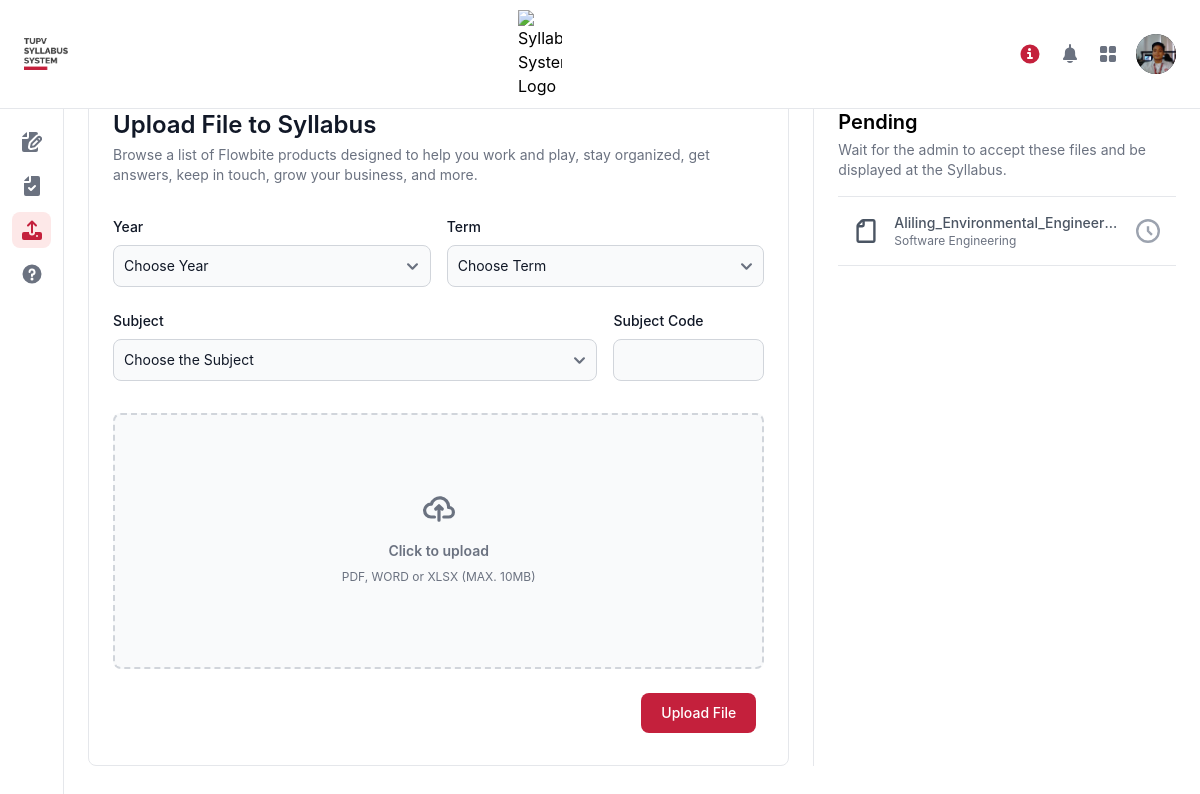
The page /user/uploadsyllabus.php (signed in) on the database its author committed.
### tables this page shows
CREATE TABLE `accounts_tbl` (
  `ID` int(11) NOT NULL,
  `user_picture` text NOT NULL,
  `userpic_fileloc` text NOT NULL,
  `tupv_id` text NOT NULL,
  `username` text NOT NULL,
  `password` text NOT NULL,
  `full_name` text NOT NULL,
  `department` text NOT NULL,
  `type` text NOT NULL
);

CREATE TABLE `syllabuschecker_tbl` (
  `ID` int(11) NOT NULL,
  `uploaderId` int(11) NOT NULL,
  `NameUpload` text NOT NULL,
  `subj` text NOT NULL,
  `subjCode` text NOT NULL,
  `term` text NOT NULL,
  `year` text NOT NULL,
  `file` text NOT NULL,
  `fileLoc` text NOT NULL,
  `dateUpload` timestamp NOT NULL DEFAULT current_timestamp() ON UPDATE current_timestamp()
);

### user/uploadsyllabus.php (the view, shortened to what this page needs)
<?php
include '../php/conn.php';
?>
<!DOCTYPE html>
<html lang="en">
<head>
    <link rel="stylesheet" href="../src/css/main.css">
</head>
<body>
<?php
$page = 'uploadsyllabus';
include "../php/user_header.php";
?>
<main class="sm:ml-[64px] sm:ml-6 p-4 lg:p-6 mt-[60px]">
    <div class="flex flex-col md:flex-row md:divide-x">
        <div class="p-0 md:pr-4 lg:pr-6 md:w-2/3 h-full">
            <form id="addUserForm" method="post" action="../php/user_insert.php" enctype="multipart/form-data" class="border rounded-lg p-4 lg:p-6">
                <div class="text-2xl mb-6 font-semibold text-left text-gray-900 bg-white dark:text-white dark:bg-gray-800">
                    Upload File to Syllabus
                    <p class="mt-1 text-sm font-normal text-gray-500 dark:text-gray-400">Browse a list of Flowbite products designed to help you work and play, stay organized, get answers, keep in touch, grow your business, and more.</p>
                </div>
                <div class="grid gap-2 md:gap-4 grid-cols-4 content-end">
                    <div class="col-span-2">
                        <label for="file_year-user" class="block my-2 text-sm font-medium text-gray-900 dark:text-white">Year</label>
                        <select id="file_year-user" name="file_year-user" class="bg-gray-50 border border-gray-300 text-gray-900 text-sm rounded-lg focus:ring-blue-500 focus:border-blue-500 block w-full p-2.5 dark:bg-gray-700 dark:border-gray-600 dark:placeholder-gray-400 dark:text-white dark:focus:ring-blue-500 dark:focus:border-blue-500" required>
                            <option selected disabled hidden value="">Choose Year</option>
                        </select>
                    </div>
                    <div class="col-span-2">
                        <label for="file_term-user" class="block my-2 text-sm font-medium text-gray-900 dark:text-white">Term</label>
                        <select id="file_term-user" name="file_term-user" class="bg-gray-50 border border-gray-300 text-gray-900 text-sm rounded-lg focus:ring-blue-500 focus:border-blue-500 block w-full p-2.5 dark:bg-gray-700 dark:border-gray-600 dark:placeholder-gray-400 dark:text-white dark:focus:ring-blue-500 dark:focus:border-blue-500" required>
                            <option selected disabled hidden value="">Choose Term</option>
                        </select>
                    </div>
                    <div class="col-span-4 sm:col-span-3">
                        <label for="file_subject-user" class="block my-2 text-sm font-medium text-gray-900 dark:text-white">Subject</label>
                        <select id="file_subject-user" name="file_subject-user" class="bg-gray-50 border border-gray-300 text-gray-900 text-sm rounded-lg focus:ring-blue-500 focus:border-blue-500 block w-full p-2.5 dark:bg-gray-700 dark:border-gray-600 dark:placeholder-gray-400 dark:text-white dark:focus:ring-blue-500 dark:focus:border-blue-500" required>
                            <option selected disabled hidden value="">Choose the Subject</option>
                        </select>
                    </div>
                    <div class="col-span-4 sm:col-span-1">
                        <label for="file_subjCode-user" class="block my-2 text-sm font-medium text-gray-900 dark:text-white">Subject Code</label>
                        <input type="text" id="file_subjCode-user" name="file_subjCode-user" readonly class="bg-gray-50 border border-gray-300 text-gray-900 text-sm rounded-lg focus:ring-blue-500 focus:border-blue-500 block w-full p-2.5 dark:bg-gray-700 dark:border-gray-600 dark:placeholder-gray-400 dark:text-white dark:focus:ring-blue-500 dark:focus:border-blue-500" required>
                    </div>
                    <div class="flex items-center justify-center mt-4 col-span-4">
                        <label for="fileupload_user" id="fileupload-container" class="flex flex-col items-center justify-center w-full h-64 border-2 border-gray-300 border-dashed rounded-lg cursor-pointer bg-gray-50 dark:hover:bg-bray-800 dark:bg-gray-700 hover:bg-gray-100 dark:border-gray-600 dark:hover:border-gray-500 dark:hover:bg-gray-600">
                            <div class="flex flex-col items-center justify-center pt-5 pb-6">
                                <p class="mb-2 text-sm text-gray-500 dark:text-gray-400"><span class="font-semibold">Click to upload</span></p>
                                <p class="text-xs text-gray-500 dark:text-gray-400">PDF, WORD or XLSX (MAX. 10MB)</p>
                            </div>
                        </label>
                    </div>
                </div>
                <div class="flex items-center justify-end p-2 border-gray-200 rounded-b dark:border-gray-600">
                    <button type="submit" value="Submit" name="insertfile" class="text-white bg-main hover:bg-red-800 focus:ring-4 focus:outline-none focus:ring-red-300 font-medium rounded-lg text-sm px-5 py-2.5 text-center dark:bg-red-600 dark:hover:bg-red-700 dark:focus:ring-blue-800">Upload File</button>
                </div>
            </form>
        </div>
        <aside class="py-6 pl-4 lg:pl-6 md:w-1/3">
            <div class="h-full">
                <div class="mb-4">
                    <h1 class="text-xl font-semibold">Pending</h1>
                    <p class="mt-1 text-sm font-normal text-gray-500 dark:text-gray-400">Wait for the admin to accept these files and be displayed at the Syllabus.</p>
                </div>
                <div>
                    <ul role="list" class="divide-y divide-gray-200 dark:divide-gray-700 border-y ">
                        <?php
                            $sql = "SELECT s.file, s.subj, s.dateUpload FROM syllabuschecker_tbl s LEFT JOIN accounts_tbl a ON s.uploaderId = a.ID WHERE a.ID = {$_SESSION['ID']} ORDER BY s.dateUpload ASC";
                            $stmt = $conn->prepare($sql);
                            $stmt->execute();
                            $subjects1 = $stmt->fetchAll(PDO::FETCH_ASSOC);
                        ?>
                        <?php
                        if (count($subjects1) == 0) {
                            ?>
                            <li class="py-3 sm:py-4 px-4 text-center text-gray-500">
                                <h1>No Pending Files.</h1>
                            </li>
                            <?php
                        } else {
                        foreach ($subjects1 as $row):
                        ?>
                        <li class="py-3 sm:py-4 px-4 hover:bg-gray-100">
                            <a href="../files/syllabusfiles/<?php echo $row['file'];?>" target="_blank">
                                <div class="flex items-center space-x-4">
                                    <div class="flex-shrink-0 ">
                                    </div>
                                    <div class="flex-1 min-w-0">
                                        <p class="text-sm font-medium text-gray-600 truncate dark:text-white">
                                            <?php echo $row['file'];?>
                                        </p>
                                        <p class="text-xs text-gray-500 truncate dark:text-gray-400">
                                            <?php echo $row['subj'];?>
                                        </p>
                                    </div>
                                    <div class="inline-flex items-center text-base font-semibold text-gray-400 dark:text-white">
                                        <svg class="w-6 h-6 dark:text-white" aria-hidden="true" xmlns="http://www.w3.org/2000/svg" fill="none" viewBox="0 0 20 20">
                                            <path stroke="currentColor" stroke-linejoin="round" stroke-width="2" d="M10 6v4l3.276 3.276M19 10a9 9 0 1 1-18 0 9 9 0 0 1 18 0Z"/>
                                        </svg>
                                    </div>
                                </div>
                            </a>
                        </li>
                        <?php endforeach; }?>
                    </ul>
                </div>
            </div>
        </aside>
    </div>
</main>
</body>
</html>

### php/user_header.php (shortened to what this page needs)
<header class="antialiased">
    <nav class="fixed top-0 z-50 w-full bg-white border-b border-gray-200 px-4 lg:px-6 py-2.5 mx-auto dark:bg-gray-800">
        <div class="flex flex-wrap justify-between items-center">
            <div class="flex justify-start items-center">
                <a href="./" class="flex">
                    <img src="../src/img/sslogo.png" class="w-11 object-cover" alt="Syllabus System Logo" />
                </a>
            </div>
            <div class="flex items-center md:order-2">
                <button data-modal-target="extralarge-modal" data-modal-toggle="extralarge-modal" class="p-2 mr-1 text-main rounded-lg hover:text-red-900 hover:bg-red-100" type="button">
                    <svg class="w-5 h-5" aria-hidden="true" xmlns="http://www.w3.org/2000/svg" fill="currentColor" viewBox="0 0 20 20">
                        <path d="M10 .5a9.5 9.5 0 1 0 9.5 9.5A9.51 9.51 0 0 0 10 .5ZM9.5 4a1.5 1.5 0 1 1 0 3 1.5 1.5 0 0 1 0-3ZM12 15H8a1 1 0 0 1 0-2h1v-3H8a1 1 0 0 1 0-2h2a1 1 0 0 1 1 1v4h1a1 1 0 0 1 0 2Z"/>
                    </svg>
                </button>
                <button id="notif_btn" type="button" data-tooltip-target="tooltip-notifications" data-tooltip-placement="bottom" data-dropdown-toggle="notification-dropdown" class="<?php if($page=='notifications'){echo 'hidden';} else {echo '';}?> relative p-2 mr-1 text-gray-500 rounded-lg hover:text-gray-900 hover:bg-gray-100 dark:text-gray-400 dark:hover:text-white dark:hover:bg-gray-700 focus:ring-4 focus:ring-gray-300 dark:focus:ring-gray-600">
                </button>
                <button type="button" data-tooltip-target="tooltip-apps" data-tooltip-placement="bottom" data-dropdown-toggle="apps-dropdown" class="p-2 text-gray-500 rounded-lg hover:text-gray-900 hover:bg-gray-100 dark:text-gray-400 dark:hover:text-white dark:hover:bg-gray-700 focus:ring-4 focus:ring-gray-300 dark:focus:ring-gray-600">
                </button>
                <?php
                    $sql = "SELECT * FROM `accounts_tbl` WHERE id = {$_SESSION['ID']}";
                    $stmt = $conn->prepare($sql);
                    $stmt->execute();
                    $data = $stmt->fetchAll();
                    foreach ($data as $row):
                ?>
                <button type="button" class="flex mx-3 text-sm bg-gray-800 rounded-full md:mr-0 focus:ring-4 focus:ring-gray-300 dark:focus:ring-gray-600" id="user-menu-button" aria-expanded="false" data-dropdown-toggle="dropdown">
                    <div class="rounded-full">
                        <img class="w-10 h-10 object-cover rounded-full" src="../files/userpics/<?php echo $row['user_picture']?>" alt="user photo">
                    </div>
                </button>
                <?php
                    endforeach;
                ?>
            </div>
            <div class="items-center justify-between hidden w-full md:flex md:w-auto md:order-1" id="navbar-user">
                <img src="../src/img/tupvlogo.png" class="w-11" alt="Syllabus System Logo" />
            </div>
        </div>
    </nav>
    <aside id="logo-sidebar" class="fixed top-0 left-0 z-40 w-16 h-screen pt-20 transition-transform -translate-x-full bg-white border-r border-gray-200 sm:translate-x-0 dark:bg-gray-800 dark:border-gray-700" aria-label="Sidebar">
        <div class="h-full px-3 pb-4 overflow-y-auto bg-white dark:bg-gray-800">
            <ul class="space-y-2 font-medium">
                <li>
                    <a href="../user/" data-tooltip-target="tooltip-syllabus" data-tooltip-placement="left" class="flex items-center justify-center p-2 <?php if($page=='syllabus'){echo 'text-main bg-red-100';} else {echo 'hover:bg-gray-100 text-gray-500';}?> rounded-lg dark:text-white group">
                    </a>
                </li>
                <li>
                    <a href="../user/exammaker.php" data-tooltip-target="tooltip-exammaker" data-tooltip-placement="left" class="flex items-center justify-center p-2 <?php if($page=='exammaker'){echo 'text-main bg-red-100';} else {echo 'hover:bg-gray-100 text-gray-500';}?> rounded-lg dark:text-white group">
                    </a>
                </li>
                <li>
                    <a href="../user/examchecker.php" data-tooltip-target="tooltip-examchecker" data-tooltip-placement="left" class="flex items-center justify-center p-2 <?php if($page=='examchecker'){echo 'text-main bg-red-100';} else {echo 'hover:bg-gray-100 text-gray-500';}?> rounded-lg dark:text-white group">
                    </a>
                </li>
                <li>
                    <a href="../user/uploadsyllabus.php" data-tooltip-target="tooltip-uploadsyllabus" data-tooltip-placement="left" class="flex items-center justify-center p-2 <?php if($page=='uploadsyllabus'){echo 'text-main bg-red-100';} else {echo 'hover:bg-gray-100 text-gray-500';}?> rounded-lg dark:text-white group">
                    </a>
                </li>
                <li>
                    <a href="../user/questionbank.php" data-tooltip-target="tooltip-questionbank" data-tooltip-placement="left" class="flex items-center justify-center p-2 <?php if($page=='questionbank'){echo 'text-main bg-red-100';} else {echo 'hover:bg-gray-100 text-gray-500';}?> rounded-lg dark:text-white group">
                    </a>
                </li>
            </ul>
        </div>
    </aside>
</header>

### rows shown on the page
accounts_tbl: user_picture (picture)
syllabuschecker_tbl: file "Aliling_Environmental_Engineer…", subj "Software Engineering"
